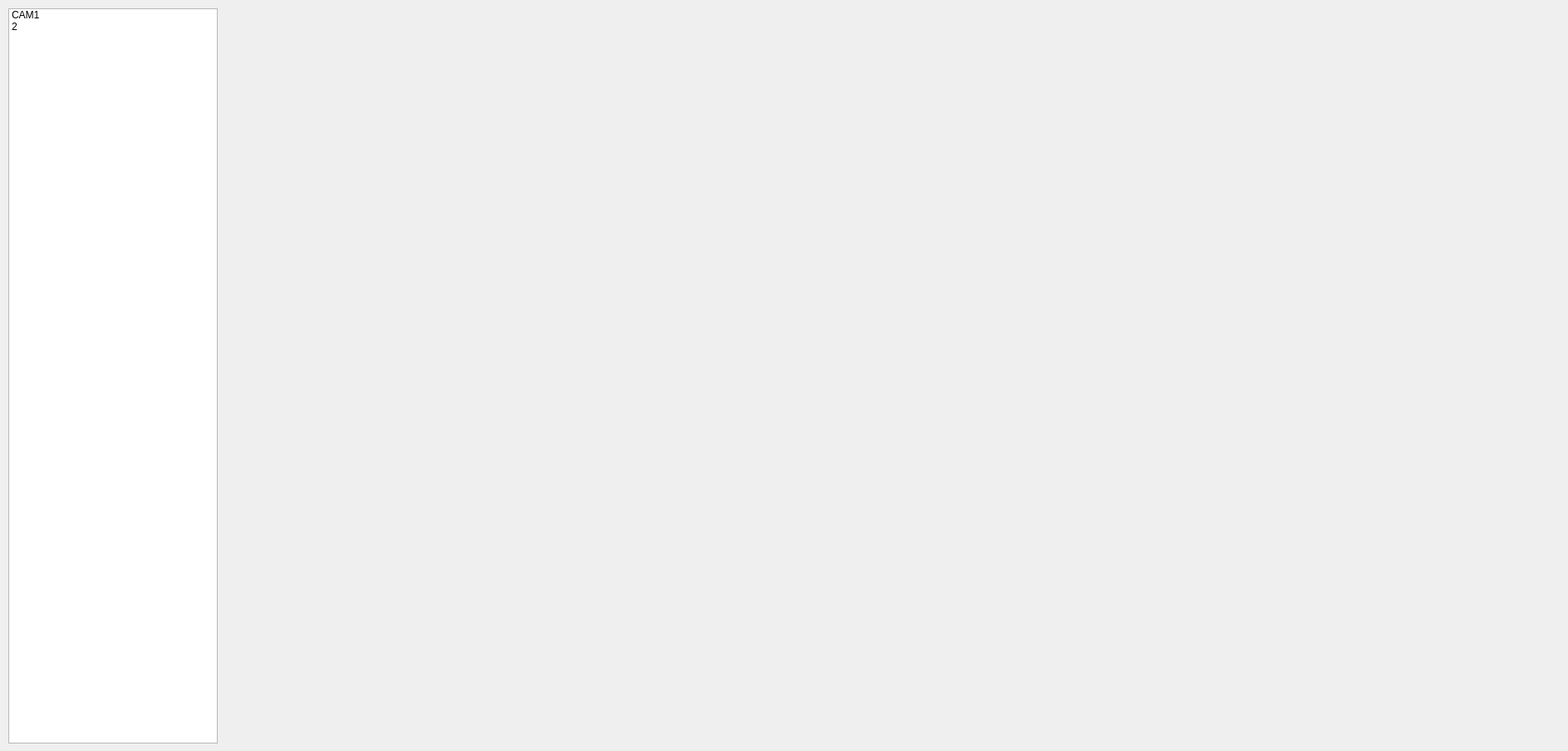
<?xml version="1.0" encoding="UTF-8"?>
<ui version="4.0">
 <class>Form</class>
 <widget class="QWidget" name="Form">
  <property name="geometry">
   <rect>
    <x>0</x>
    <y>0</y>
    <width>1880</width>
    <height>900</height>
   </rect>
  </property>
  <property name="minimumSize">
   <size>
    <width>1390</width>
    <height>0</height>
   </size>
  </property>
  <property name="font">
   <font>
    <family>Segoe UI</family>
   </font>
  </property>
  <property name="windowTitle">
   <string>Form</string>
  </property>
  <property name="styleSheet">
   <string notr="true">/* Main Window Background */
QMainWindow {
    background: qlineargradient(spread:pad, x1:0, y1:0, x2:1, y2:1, 
                                stop:0 #f2f6f9, stop:1 #e0e5ec);
}

/* QStackedWidget Base Style */
QStackedWidget {
    background: qlineargradient(spread:pad, x1:0, y1:0, x2:1, y2:1, 
                                stop:0 #f2f6f9, stop:1 #e0e5ec);
    border: 2px solid #dcdfe3;
    border-radius: 18px;
    padding: 10px;
}

/* Optional: Pages inside the stacked widget */
QStackedWidget &gt; QWidget {
    background: transparent;
    border-radius: 12px;
}
</string>
  </property>
  <widget class="QListWidget" name="listWidget">
   <property name="geometry">
    <rect>
     <x>10</x>
     <y>10</y>
     <width>251</width>
     <height>881</height>
    </rect>
   </property>
   <item>
    <property name="text">
     <string>CAM1</string>
    </property>
   </item>
   <item>
    <property name="text">
     <string>2</string>
    </property>
   </item>
  </widget>
  <widget class="QStackedWidget" name="stackedWidget">
   <property name="geometry">
    <rect>
     <x>269</x>
     <y>10</y>
     <width>1601</width>
     <height>881</height>
    </rect>
   </property>
   <widget class="QWidget" name="page"/>
   <widget class="QWidget" name="page_2"/>
  </widget>
 </widget>
 <resources/>
 <connections/>
</ui>
